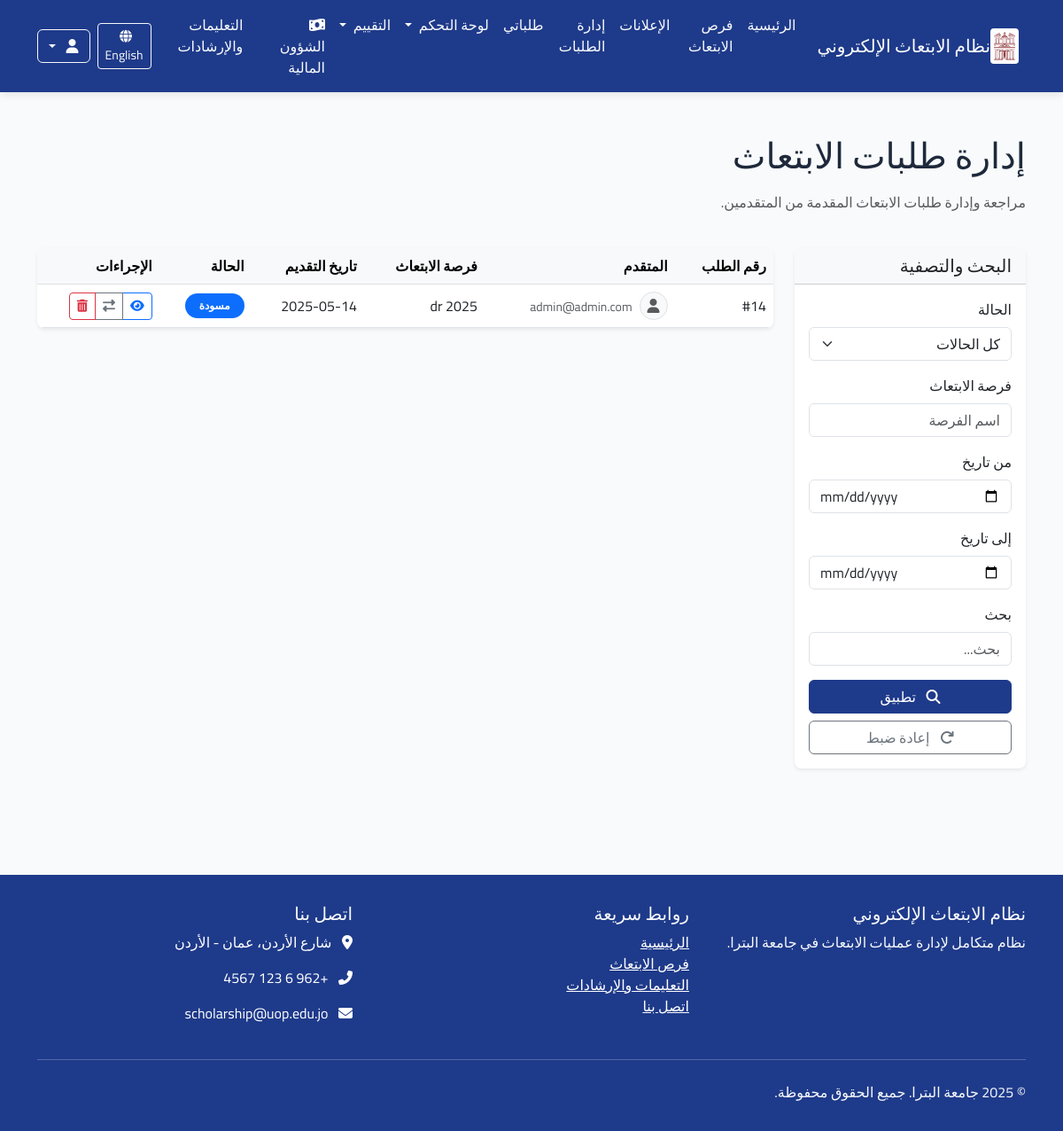
Before: /ar/manage/ (signed in) with the older database file.
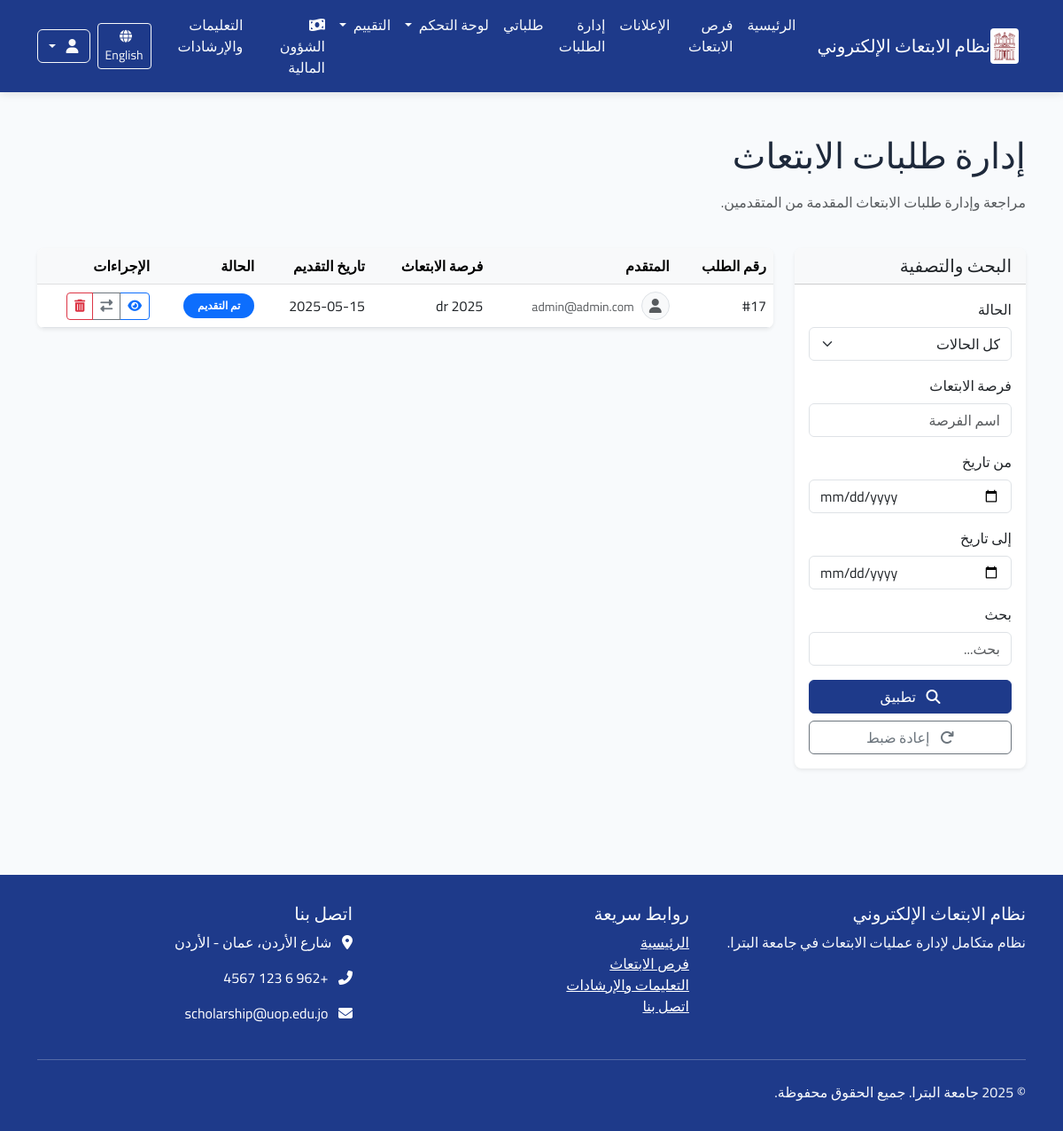
After: the same page with the newer database file.
### applications/models.py (models this page shows, shortened)
class Application(models.Model):
    scholarship = models.ForeignKey(Scholarship, verbose_name=_("فرصة الابتعاث"), on_delete=models.CASCADE,
                                    related_name="applications")
    applicant = models.ForeignKey(User, verbose_name=_("المتقدم"), on_delete=models.CASCADE,
                                  related_name="applications")
    status = models.ForeignKey(ApplicationStatus, verbose_name=_("حالة الطلب"), on_delete=models.PROTECT,
                               related_name="applications")
    application_date = models.DateTimeField(_("تاريخ التقديم"), auto_now_add=True)
    last_update = models.DateTimeField(_("آخر تحديث"), auto_now=True)
    motivation_letter = models.TextField(_("خطاب الدوافع"),
                                         help_text=_("اشرح لماذا تريد التقدم لهذه الفرصة وما هي أهدافك"))
    research_proposal = models.TextField(_("مقترح البحث"), blank=True, null=True,
                                         help_text=_("إذا كان الابتعاث لدراسة الدكتوراه، أرفق مقترح البحث الخاص بك"))
    comments = models.TextField(_("ملاحظات إضافية"), blank=True, null=True,
                                help_text=_("أي معلومات إضافية تود إضافتها لطلبك"))
    acceptance_letter = models.BooleanField(_("هل لديك قبول مبدئي؟"), default=False)
    acceptance_university = models.CharField(_("اسم الجامعة التي لديك قبول فيها"), max_length=200, blank=True,
                                             null=True)
    admin_notes = models.TextField(_("ملاحظات إدارية"), blank=True, null=True)
    class Meta:
        verbose_name = _("طلب ابتعاث")
        verbose_name_plural = _("طلبات الابتعاث")
        ordering = ['-application_date']
        unique_together = ['scholarship', 'applicant']

class ApplicationStatus(models.Model):
    name = models.CharField(_("اسم الحالة"), max_length=100)
    description = models.TextField(_("الوصف"), blank=True, null=True)
    order = models.PositiveSmallIntegerField(_("الترتيب"), default=0)
    requires_attachment = models.BooleanField(_("تتطلب مرفقات"), default=False)
    class Meta:
        verbose_name = _("حالة الطلب")
        verbose_name_plural = _("حالات الطلبات")
        ordering = ['order']

### announcements/models.py (models this page shows, shortened)
class Scholarship(models.Model):
    STATUS_CHOICES = (
        ('draft', _('مسودة')),
        ('published', _('منشور')),
        ('closed', _('مغلق')),
    )
    title = models.CharField(_("العنوان"), max_length=200)
    scholarship_type = models.ForeignKey(ScholarshipType, verbose_name=_("نوع الابتعاث"), on_delete=models.CASCADE,
                                         related_name="scholarships")
    description = models.TextField(_("الوصف"))
    requirements = models.TextField(_("المتطلبات"))
    benefits = models.TextField(_("المميزات"), blank=True, null=True)
    countries = models.CharField(_("الدول المتاحة"), max_length=255, blank=True, null=True)
    universities = models.TextField(_("الجامعات المتاحة"), blank=True, null=True)
    deadline = models.DateTimeField(_("الموعد النهائي للتقديم"))
    publication_date = models.DateTimeField(_("تاريخ النشر"), default=timezone.now)
    status = models.CharField(_("الحالة"), max_length=20, choices=STATUS_CHOICES, default='draft')
    max_applicants = models.PositiveIntegerField(_("الحد الأقصى للمتقدمين"), default=0, help_text=_("0 يعني غير محدود"))
    eligibility_criteria = models.TextField(_("معايير الأهلية"), blank=True, null=True)
    application_process = models.TextField(_("عملية التقديم"), blank=True, null=True)
    contact_info = models.TextField(_("معلومات الاتصال"), blank=True, null=True)
    attachment = models.FileField(_("مرفق"), upload_to='scholarship_attachments/', blank=True, null=True)
    created_by = models.ForeignKey(User, verbose_name=_("تم إنشاؤه بواسطة"), on_delete=models.CASCADE,
                                   related_name="created_scholarships")
    updated_at = models.DateTimeField(_("تم التحديث في"), auto_now=True)
    class Meta:
        verbose_name = _("فرصة ابتعاث")
        verbose_name_plural = _("فرص الابتعاث")
        ordering = ['-publication_date']

### applications/views.py (the view, shortened to what this page needs)
# urls.py: path('manage/', views.admin_applications, name='admin_applications'),
@login_required
@permission_required('applications.view_application', raise_exception=True)
def admin_applications(request):
    applications = Application.objects.all().order_by('-application_date')
    filter_form = ApplicationFilterForm(request.GET)
    if filter_form.is_valid():
        data = filter_form.cleaned_data
        if data.get('scholarship'):
            applications = applications.filter(scholarship__title__icontains=data['scholarship'])
        if data.get('date_from'):
            applications = applications.filter(application_date__gte=data['date_from'])
        if data.get('date_to'):
            applications = applications.filter(application_date__lte=data['date_to'])
    paginator = Paginator(applications, 20)  # 20 عنصر في كل صفحة
    page = request.GET.get('page')
    try:
        applications_page = paginator.page(page)
    except PageNotAnInteger:
        applications_page = paginator.page(1)
    except EmptyPage:
        applications_page = paginator.page(paginator.num_pages)
    context = {
        'applications': applications_page,
        'filter_form': filter_form,
    }
    return render(request, 'applications/admin_applications.html', context)

### applications/templates/applications/admin_applications.html (shortened to what this page needs)
{% extends 'base.html' %}
{% load i18n %}
{% load static %}
{% load crispy_forms_tags %}
{% block content %}
<div class="container py-5">
    <div class="row mb-4">
        <div class="col-md-8">
            <h1 class="mb-3">{% trans "إدارة طلبات الابتعاث" %}</h1>
            <p class="text-muted">{% trans "مراجعة وإدارة طلبات الابتعاث المقدمة من المتقدمين." %}</p>
        </div>
    </div>
    <div class="row">
        <div class="col-md-3 mb-4">
            <div class="card shadow-sm border-0">
                <div class="card-header bg-light">
                    <h5 class="mb-0">{% trans "البحث والتصفية" %}</h5>
                </div>
                <div class="card-body">
                    <form method="get">
                        {{ filter_form|crispy }}
                        <div class="d-grid gap-2 mt-3">
                            <button type="submit" class="btn btn-primary">
                                <i class="fas fa-search me-2"></i> {% trans "تطبيق" %}
                            </button>
                            <a href="{% url 'applications:admin_applications' %}" class="btn btn-outline-secondary">
                                <i class="fas fa-redo me-2"></i> {% trans "إعادة ضبط" %}
                            </a>
                        </div>
                    </form>
                </div>
            </div>
        </div>
        <div class="col-md-9">
            {% if applications %}
                <div class="card shadow-sm border-0">
                    <div class="card-body p-0">
                        <div class="table-responsive">
                            <table class="table table-hover align-middle mb-0">
                                <thead class="table-light">
                                    <tr>
                                        <th>{% trans "رقم الطلب" %}</th>
                                        <th>{% trans "المتقدم" %}</th>
                                        <th>{% trans "فرصة الابتعاث" %}</th>
                                        <th>{% trans "تاريخ التقديم" %}</th>
                                        <th>{% trans "الحالة" %}</th>
                                        <th>{% trans "الإجراءات" %}</th>
                                    </tr>
                                </thead>
                                <tbody>
                                    {% for application in applications %}
                                    <tr>
                                        <td>#{{ application.id }}</td>
                                        <td>
                                            <div class="d-flex align-items-center">
                                                {% if application.applicant.profile.profile_picture %}
                                                    <img src="{{ application.applicant.profile.profile_picture.url }}" alt="{{ application.applicant.get_full_name }}" class="rounded-circle me-2" width="32" height="32" style="object-fit: cover;">
                                                {% else %}
                                                    <div class="rounded-circle bg-light border d-flex align-items-center justify-content-center me-2" style="width: 32px; height: 32px;">
                                                        <i class="fas fa-user text-muted"></i>
                                                    </div>
                                                {% endif %}
                                                <div>
                                                    <small class="text-muted">{{ application.applicant.email }}</small>
                                                </div>
                                            </div>
                                        </td>
                                        <td>{{ application.scholarship.title|truncatechars:30 }}</td>
                                        <td>{{ application.application_date|date:"Y-m-d" }}</td>
                                        <td>
                                            <span class="badge bg-{{ application.status.order|default:"1"|add:"-1"|yesno:"warning,primary,success,danger,secondary" }} rounded-pill px-3 py-2">
                                                {{ application.status.name }}
                                            </span>
                                        </td>
                                        <td>
                                            <div class="btn-group btn-group-sm">
                                                <a href="{% url 'applications:application_detail' application.id %}" class="btn btn-outline-primary" title="{% trans 'التفاصيل' %}">
                                                    <i class="fas fa-eye"></i>
                                                </a>
                                                <a href="{% url 'applications:change_status' application.id %}" class="btn btn-outline-secondary" title="{% trans 'تغيير الحالة' %}">
                                                    <i class="fas fa-exchange-alt"></i>
                                                </a>
                                                <a href="{% url 'applications:delete_application' application.id %}" class="btn btn-outline-danger" title="{% trans 'حذف' %}">
                                                    <i class="fas fa-trash-alt"></i>
                                                </a>
                                            </div>
                                        </td>
                                    </tr>
                                    {% endfor %}
                                </tbody>
                            </table>
                        </div>
                    </div>
                </div>
            {% endif %}
        </div>
    </div>
</div>
{% endblock %}

Changed rows visible on the page:
removed Application: id "14", applicant.email "admin@admin.com", scholarship "dr 2025", application_date "2025-05-14", status.name "مسودة"
added Application: id "17", applicant.email "admin@admin.com", scholarship "dr 2025", application_date "2025-05-15", status.name "تم التقديم"
